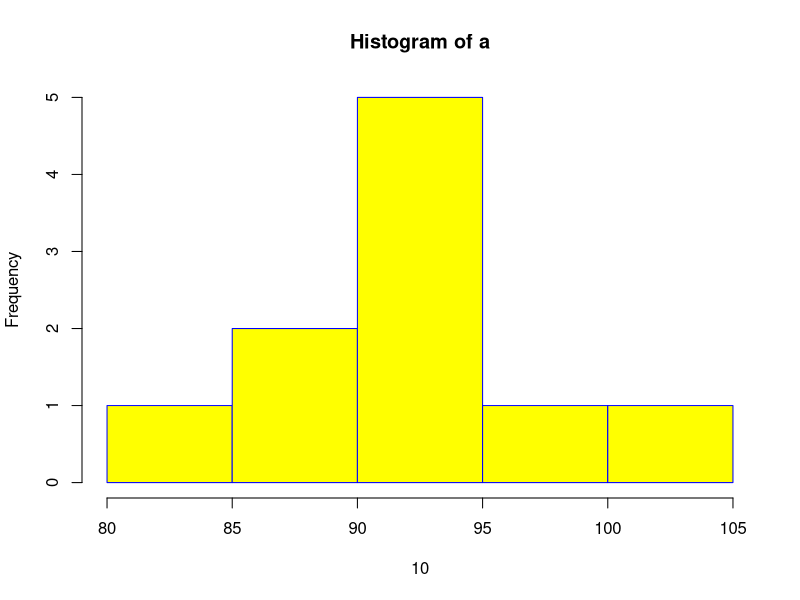
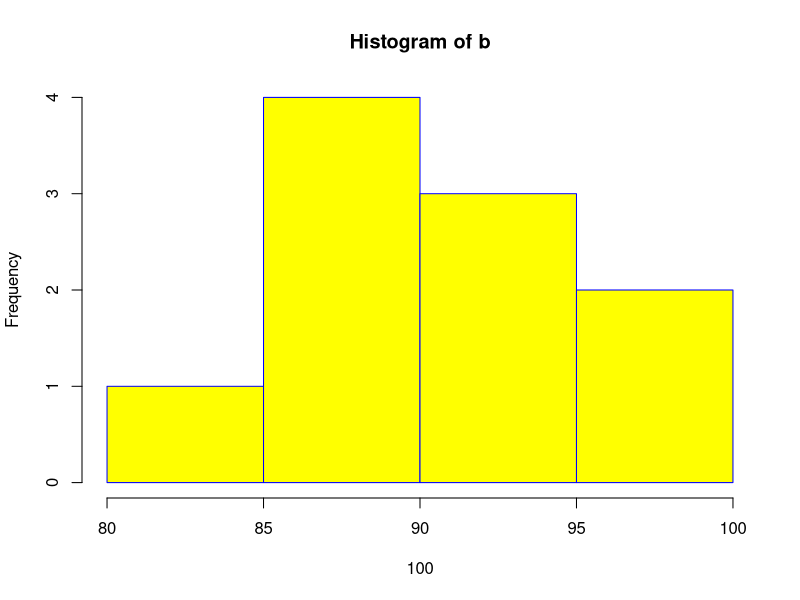
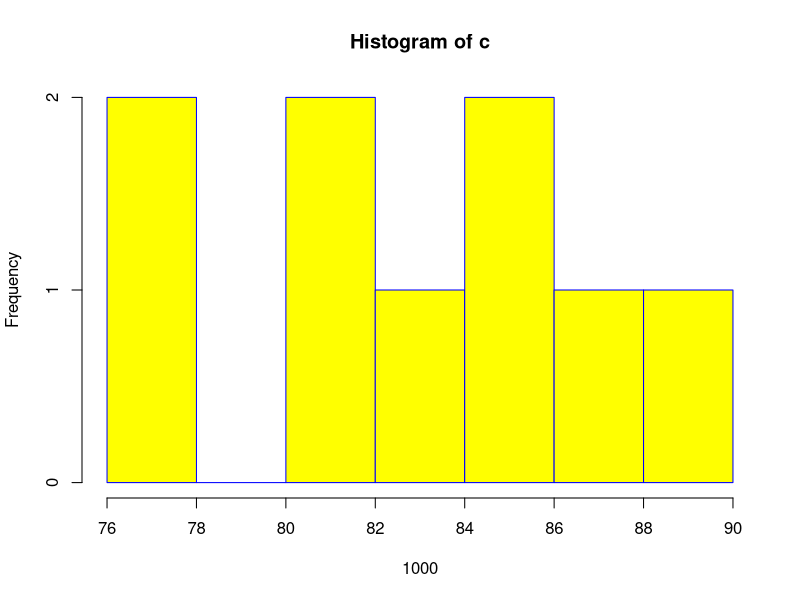
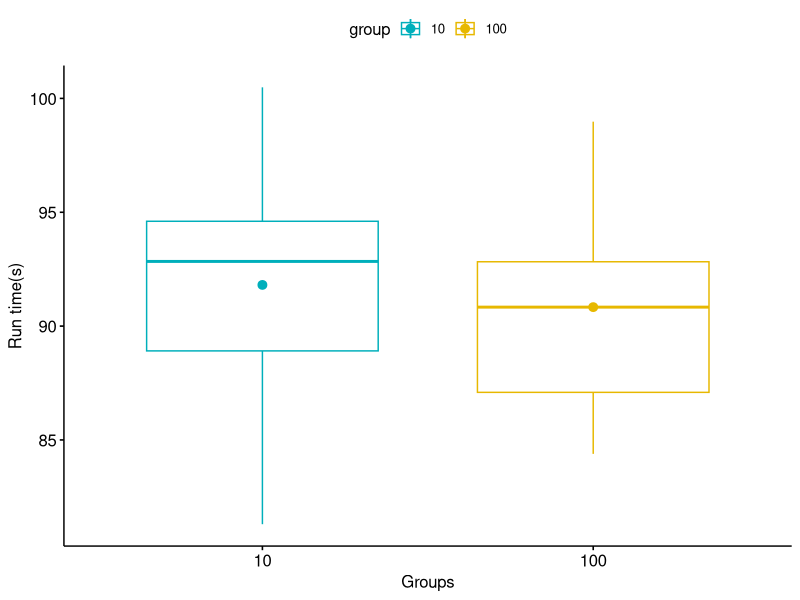
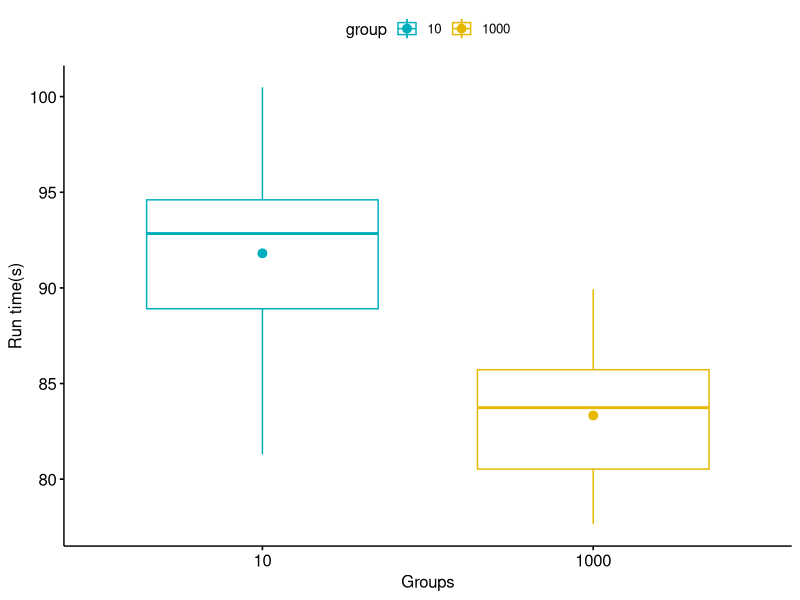
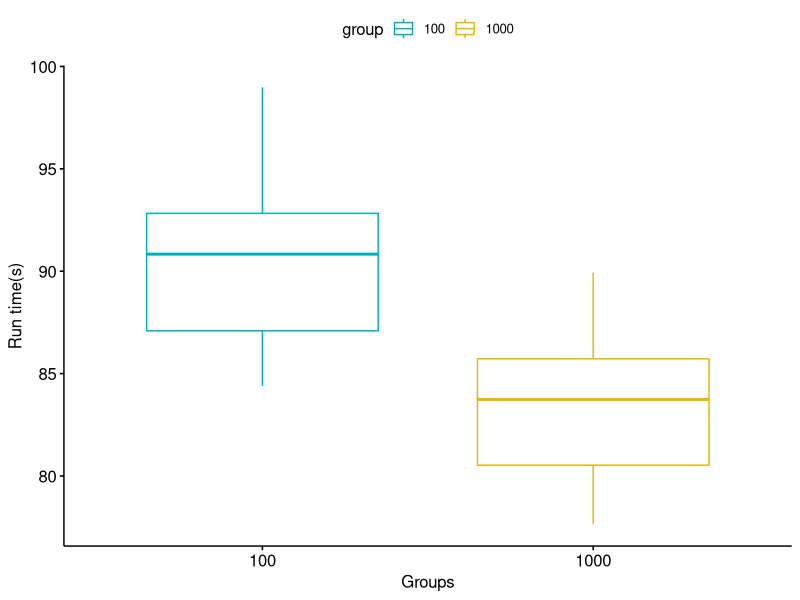

Write the R code that produced these figures, in order.
## ---- chunk 1
knitr::opts_chunk$set(echo = TRUE)
## ---- chunk 2
library(dplyr)
library(ggpubr)
## ---- chunk 3
a = c(93.421, 92.260, 91.199, 95.354, 81.299, 94.028, 88.149, 94.796, 100.485, 87.099)
b = c(92.9343, 84.3904, 89.9264, 91.7398, 98.9795, 92.5008, 86.9436, 85.4199, 87.5312, 97.9665)
c = c(77.6438, 89.9264, 82.9126, 87.7585, 81.0119, 85.7708, 80.3672, 77.7725, 84.5615)
hist(a,xlab = "10",col = "yellow",border = "blue")
hist(b,xlab = "100",col = "yellow",border = "blue")
hist(c,xlab = "1000",col = "yellow",border = "blue")
my_data <- data.frame( 
                group = rep(c("10", "100"), each = 10),
                runtime = c(a,  b)
                )
group_by(my_data, group) %>%
  summarise(
    count = n(),
    mean = mean(runtime, na.rm = TRUE),
    sd = sd(runtime, na.rm = TRUE)
  )
# Shapiro-Wilk normality test 
with(my_data, shapiro.test(runtime[group == "10"]))
with(my_data, shapiro.test(runtime[group == "100"])) 
shapiro.test(c)
ggboxplot(my_data, x = "group", y = "runtime", 
          color = "group", palette = c("#00AFBB", "#E7B800"),
        ylab = "Run time(s)", xlab = "Groups", add = "mean")
res <- t.test(a, b, var.equal = TRUE)
res
res.ftest <- var.test(runtime ~ group, data = my_data)
res.ftest
## ---- chunk 4
a = c(93.421, 92.260, 91.199, 95.354, 81.299, 94.028, 88.149, 94.796, 100.485, 87.099)
b = c(92.9343, 84.3904, 89.9264, 91.7398, 98.9795, 92.5008, 86.9436, 85.4199, 87.5312, 97.9665)
c = c(77.6438, 89.9264, 82.9126, 87.7585, 81.0119, 85.7708, 85.5798, 80.3672, 77.7725, 84.5615)
my_data_1 <- data.frame( 
                group = rep(c("10", "1000"), each = 10),
                runtime = c(a,  c)
                )
group_by(my_data_1, group) %>%
  summarise(
    count = n(),
    mean = mean(runtime, na.rm = TRUE),
    sd = sd(runtime, na.rm = TRUE)
  )

ggboxplot(my_data_1, x = "group", y = "runtime", 
          color = "group", palette = c("#00AFBB", "#E7B800"),
        ylab = "Run time(s)", xlab = "Groups", add = "mean")
res_1 <- t.test(a, c, var.equal = TRUE)
res_1
res1.ftest <- var.test(runtime ~ group, data = my_data_1)
res1.ftest
## ---- chunk 5
a = c(93.421, 92.260, 91.199, 95.354, 81.299, 94.028, 88.149, 94.796, 100.485, 87.099)
b = c(92.9343, 84.3904, 89.9264, 91.7398, 98.9795, 92.5008, 86.9436, 85.4199, 87.5312, 97.9665)
c = c(77.6438, 89.9264, 82.9126, 87.7585, 81.0119, 85.7708, 85.5798, 80.3672, 77.7725, 84.5615)
my_data_2 <- data.frame( 
                group = rep(c("100", "1000"), each = 10),
                runtime = c(b,  c)
                )
group_by(my_data_2, group) %>%
  summarise(
    count = n(),
    mean = mean(runtime, na.rm = TRUE),
    sd = sd(runtime, na.rm = TRUE)
  )

ggboxplot(my_data_2, x = "group", y = "runtime", 
          color = "group", palette = c("#00AFBB", "#E7B800"),
        ylab = "Run time(s)", xlab = "Groups")
res_2 <- t.test(b, c, var.equal = TRUE)
res_2
res2.ftest <- var.test(runtime ~ group, data = my_data_2)
res2.ftest
